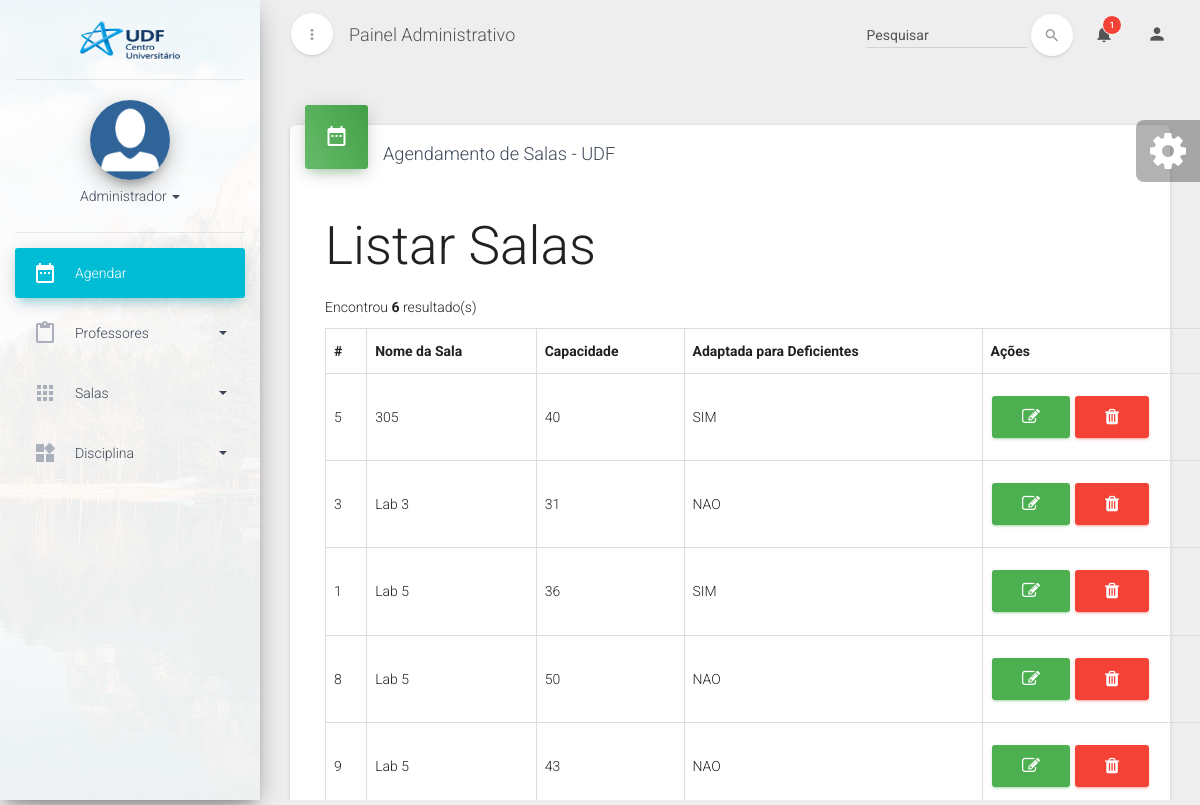
Page /index.php?page=list-sala on the committed database.
### tables this page shows
CREATE TABLE `sala` (
  `id_sala` int(10) UNSIGNED NOT NULL,
  `nome_sala` varchar(50) DEFAULT NULL,
  `capacidade` int(10) UNSIGNED DEFAULT NULL,
  `pcd` varchar(5) DEFAULT NULL,
  `tipo` varchar(15) DEFAULT NULL
);

### controller/listar-sala.php (the view)
<h1>Listar Salas</h1>
<?php
    $sql = 'SELECT * FROM sala
            ORDER BY nome_sala';
    $result = $conn->query($sql);
    $qtd = $result->num_rows;
    if ($qtd > 0) {
        echo "<p>Encontrou <b>$qtd</b> resultado(s)</p>";
        echo "<table class='table table-bordered table-hover'>";
        echo '<tr>';
        echo '<th>#</th>';
        echo '<th>Nome da Sala</th>';
        echo '<th>Capacidade</th>';
        echo '<th>Adaptada para Deficientes</th>';
        echo '<th>Ações</th>';
        echo '</tr>';
        while ($row = $result->fetch_assoc()) {
            echo '<tr>';
            echo '<td>'.$row['id_sala'].'</td>';
            echo '<td>'.$row['nome_sala'].'</td>';
            echo '<td>'.$row['capacidade'].'</td>';
            echo '<td>'.$row['pcd'].'</td>';
            echo "<td>
					<button class='btn btn-success' onclick=\"location.href='index.php?page=editar-sala&id_sala=".$row['id_sala']."';\"><i class='fa fa-edit'></i></button>
					<button class='btn btn-danger' onclick=\"location.href='index.php?page=salvar-sala&acao=excluir&id_sala=".$row['id_sala']."';\"><i class='fa fa-trash'></i></button>
				   </td>";
            echo '</tr>';
        }
        echo '</table>';
    } else {
        echo 'Não encontrou resultados';
    }
?>

### rows in the picture
sala: id_sala "5", nome_sala "305", capacidade "40", pcd "SIM"
sala: id_sala "3", nome_sala "Lab 3", capacidade "31", pcd "NAO"
sala: id_sala "1", nome_sala "Lab 5", capacidade "36", pcd "SIM"
sala: id_sala "8", nome_sala "Lab 5", capacidade "50", pcd "NAO"
sala: id_sala "9", nome_sala "Lab 5", capacidade "43", pcd "NAO"

### other values in the picture
$qtd "6"
